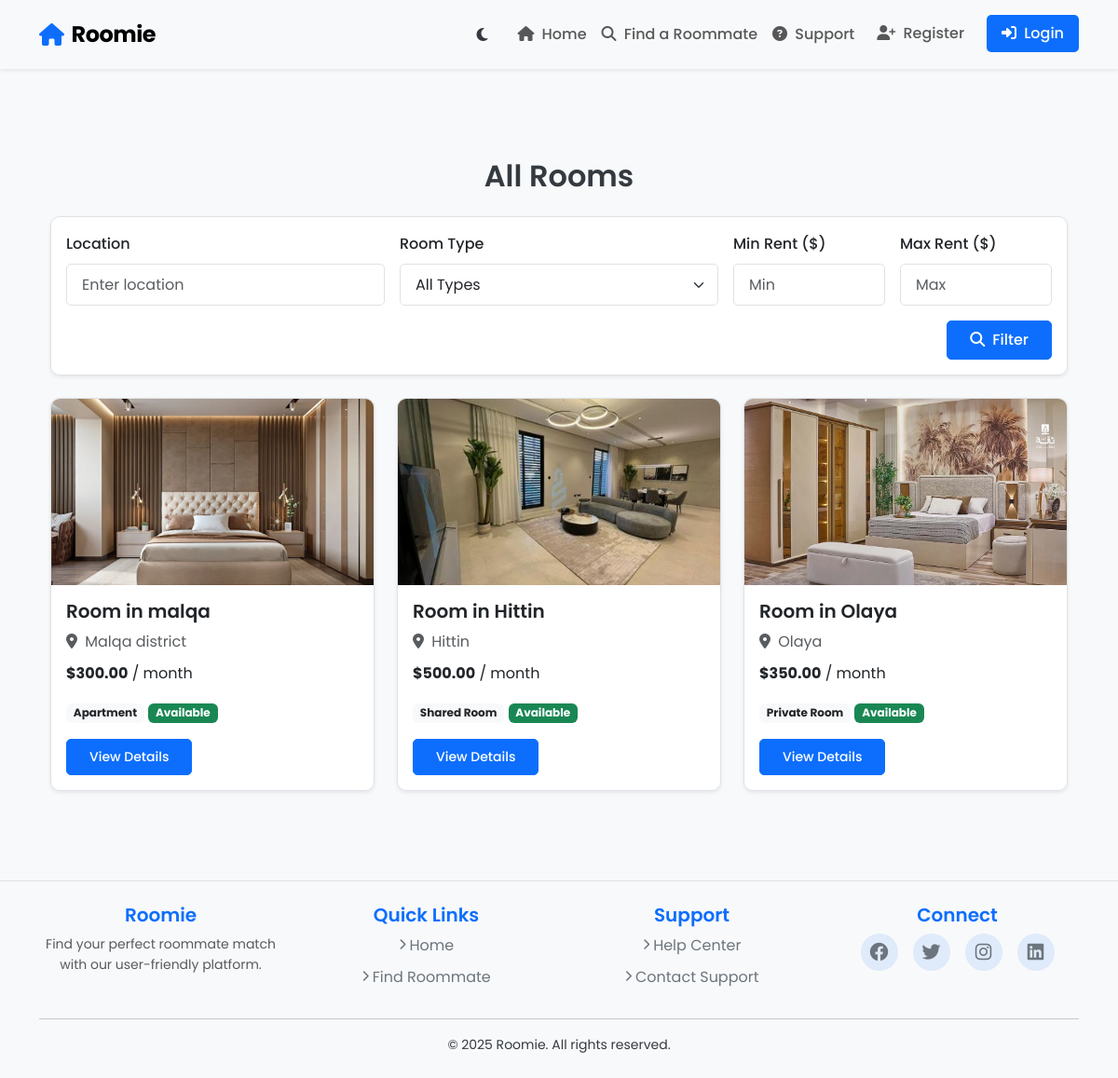
Screenshot of /filter-rooms/ with the database file from the repository.
### core/models.py (models this page shows, shortened)
class Room(models.Model):
    room_id = models.AutoField(primary_key=True)  # Custom primary key
    provider = models.ForeignKey(User, on_delete=models.CASCADE, related_name='rooms')
    title = models.CharField(max_length=200)
    description = models.TextField()
    location = models.CharField(max_length=255)
    rent = models.DecimalField(max_digits=8, decimal_places=2)
    room_type = models.CharField(max_length=20, choices=[
        ('private', 'Private Room'),
        ('shared', 'Shared Room'),
        ('studio', 'Studio'),
        ('apartment', 'Apartment'),
    ])
    bedrooms = models.PositiveIntegerField(default=1)  # Number of bedrooms
    is_available = models.BooleanField(default=True)
    image = models.ImageField(
        upload_to='images/',
        blank=True,
        null=True,
        default='/media/images/default_room.jpg'  # Set default room image
        )
    created_at = models.DateTimeField(auto_now_add=True)

### roomie/views.py (the view)
# urls.py: path('filter-rooms/', views.filter_rooms, name='filter_rooms'),  # Advanced filter page
def filter_rooms(request):
    rooms = Room.objects.all()
    location = request.GET.get('location', '')
    room_type = request.GET.get('room_type', '')
    min_rent = request.GET.get('min_rent', '')
    max_rent = request.GET.get('max_rent', '')
    if location:
        rooms = rooms.filter(location__icontains=location)
    if room_type:
        rooms = rooms.filter(room_type=room_type)
    if min_rent:
        rooms = rooms.filter(rent__gte=min_rent)
    if max_rent:
        rooms = rooms.filter(rent__lte=max_rent)
    return render(request, 'filter_rooms.html', {'rooms': rooms})

### roomie/templates/filter_rooms.html (shortened to what this page needs)
{% extends 'base.html' %}
{% block content %}
<div class="container mt-5">
    <h2 class="text-center mb-4">All Rooms</h2>
    <div class="card shadow-sm mb-4">
        <div class="card-body">
            <form method="GET" class="row g-3">
                <div class="col-md-4">
                    <label for="location" class="form-label">Location</label>
                    <input
                        type="text"
                        id="location"
                        name="location"
                        class="form-control"
                        placeholder="Enter location"
                        value="{{ request.GET.location }}"
                    />
                </div>
                <div class="col-md-4">
                    <label for="room_type" class="form-label">Room Type</label>
                    <select id="room_type" name="room_type" class="form-select">
                        <option value="">All Types</option>
                    </select>
                </div>
                <div class="col-md-2">
                    <label for="min_rent" class="form-label">Min Rent ($)</label>
                    <input
                        type="number"
                        id="min_rent"
                        name="min_rent"
                        class="form-control"
                        placeholder="Min"
                        value="{{ request.GET.min_rent }}"
                    />
                </div>
                <div class="col-md-2">
                    <label for="max_rent" class="form-label">Max Rent ($)</label>
                    <input
                        type="number"
                        id="max_rent"
                        name="max_rent"
                        class="form-control"
                        placeholder="Max"
                        value="{{ request.GET.max_rent }}"
                    />
                </div>
                <div class="col-12 text-end">
                    <button type="submit" class="btn btn-primary">
                        <i class="fas fa-search me-1"></i> Filter
                    </button>
                </div>
            </form>
        </div>
    </div>
    <div class="row g-4">
        {% for room in rooms %}
        <div class="col-md-4">
            <div class="card h-100 shadow-sm">
                {% if room.image %}
                <img
                    src="{{ room.image.url }}"
                    class="card-img-top"
                    style="height: 200px; object-fit: cover;"
                    alt="{{ room.title }}"
                />
                {% endif %}
                <div class="card-body">
                    <h5 class="card-title">{{ room.title }}</h5>
                    <p class="card-text text-muted mb-2">
                        <i class="fas fa-map-marker-alt me-1"></i> {{ room.location }}
                    </p>
                    <p class="card-text">
                        <strong>${{ room.rent }}</strong> / month
                    </p>
                    <p class="card-text">
                        <span class="badge bg-light text-dark">{{ room.get_room_type_display }}</span>
                        {% if room.is_available %}
                        <span class="badge bg-success">Available</span>
                        {% else %}
                        <span class="badge bg-secondary">Unavailable</span>
                        {% endif %}
                    </p>
                    <a href="{% url 'room_detail' room.room_id %}" class="btn btn-primary btn-sm">View Details</a>
                </div>
            </div>
        </div>
        {% empty %}
        <div class="col-12">
            <div class="alert alert-info text-center">
                <i class="fas fa-info-circle me-2"></i> No rooms match your criteria.
            </div>
        </div>
        {% endfor %}
    </div>
</div>
{% endblock %}

### roomie/static/roomie/styles.css (style rules this page uses)
body { font-family: "Poppins", sans-serif; background-color: #f8f9fa; color: #343a40; line-height: 1.6; }
h1, h2, h3, h4, h5, h6 { font-weight: 600; }
.card { border-radius: 10px; overflow: hidden; border: 1px solid #dee2e6; box-shadow: 0 6px 15px rgba(0, 0, 0, 0.05); }
.card-title { font-weight: 600; margin-bottom: 0.5rem; }
.card-img-top { height: 200px; object-fit: cover; }
.btn { font-weight: 500; padding: 0.5rem 1.5rem; border-radius: 5px; }
.btn-primary { background-color: #0d6efd; border-color: #0d6efd; }
.form-control, .form-select { border-radius: 5px; padding: 0.6rem 1rem; border: 1px solid #dee2e6; }
.form-label { font-weight: 500; margin-bottom: 0.5rem; }

### roomie/templates/base.html (style rules this page uses)
.page-transition { opacity: 0; animation: fadeIn 0.5s ease forwards; }
html { scroll-behavior: smooth; }
.card { transition: all 0.3s ease; box-shadow: 0 4px 6px rgba(0, 0, 0, 0.05); }
body { transition: background-color 0.3s ease, color 0.3s ease; }
.btn { transition: all 0.3s ease; }

### rows the page displays
Room: image (picture), title "Room in malqa", location "Malqa district", rent "300.00", room_type "Apartment", is_available "Available"
Room: image (picture), title "Room in Hittin", location "Hittin", rent "500.00", room_type "Shared Room", is_available "Available"
Room: image (picture), title "Room in Olaya", location "Olaya", rent "350.00", room_type "Private Room", is_available "Available"
